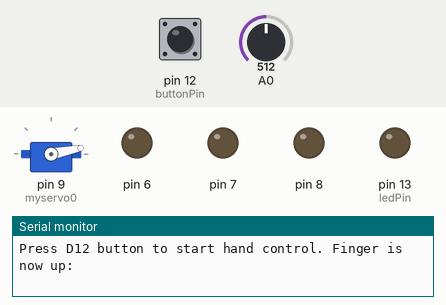
A sketch run on a simulated Arduino Uno, built with avr-gcc and run on an emulated ATmega328P. Shown: servo, output pins drawn as LEDs (lit = HIGH), the last lines printed to the serial monitor. Inputs (shaded band) come from the test bench; at power-on: pin 12 (buttonPin) HIGH, A0 = 512.

Above: at 1.2 s.
1.3 s: pin 12 (buttonPin) pulled LOW for 0.15 s
At 2.4 s:
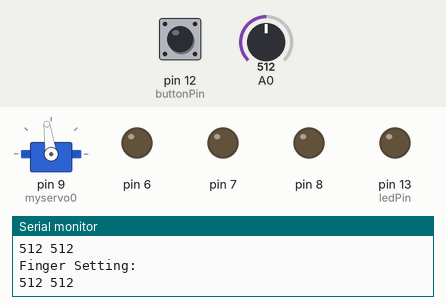
2.9 s: A0 set to 0
At 3.9 s:
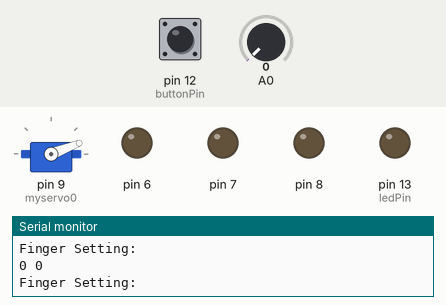
4.5 s: A0 set to 306
At 5.5 s:
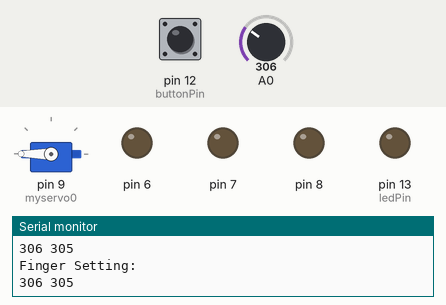
6.0 s: A0 set to 511
At 6.6 s:
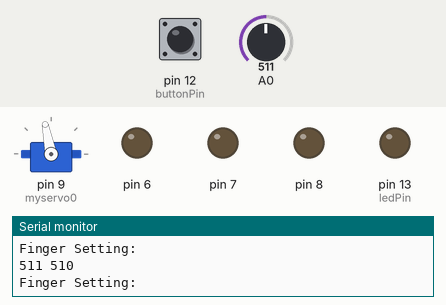
Timing chart, 0 to 8.6 s (numbered marks = the images above; inputs shaded):
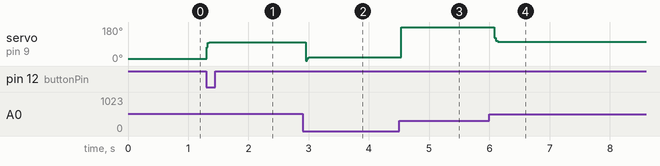

Measured:
- after the input at 1.3 s, servo on pin 9 (myservo0): 11° → 98° at once
- after the input at 2.9 s, servo on pin 9 (myservo0): 98° → 21° after 0.05 s
- after the input at 4.5 s, servo on pin 9 (myservo0): 21° → 180° at once
- after the input at 6.0 s, servo on pin 9 (myservo0): 180° → 101° after 0.08 s

The sketch:

VernierHandControl1.ino
```cpp
/*
VernierHandControl1(v 2018.05)

This sketch was written to control one finger of the  hand described in the Microsoft Hacking STEM hand project.

This version reads a Vernier Low-G Accelerometers (LGA-BTA) sensors connected to the Analog 1 connnector of the Vernier
Arduino Shield. It is read as pin A0 of the Arduino.

This project requires the following hardware:
   - An Arduio Uno or Sparkfun Redboard
   - A Vernier Arduino Shield
   - a Vernier Digital Control Units (DCU-BTA)
   - a 6-volt power supplies such as Vernier LabPro power supplies or CBL2 Power supplies
   - tape for attaching the accelerometer to your finger

The voltage is scaled using the handy Arduino Map function and then the servo motor is controlled.
This version uses Analog 1 (Arduino line A0) to control just one fingers.
There are more complex versions which requires more hardware.

The servo motor ise assumed to be connected to the servo connector of the DCU in the Digital 2 connector of the shield. It is
controlled by Arduino line D9.

 The DCU needs to be connected to 5- volt, LabQues  power suppplY (LQ-PS) to supply the power for the servos.

 This version sets the finger to the up position at the start.
 It has you press the D12 button to get things started. This allows people to
 get the accelerometer in the up position before starting to move
 the servos. This will help avoid wild bending of the straw, which can damage them.
 */

#include <Servo.h>
//only two declared servos needed in this version. One is used for thumb and the other for all fingers
Servo myservo0;  // create servo object to control a servo  for thumb

int fingerStart= 580; //default LGA reading for starting (up) position of the finger
int fingerStop= 450; //default LGA reading for down position of the finger
int fingerSetting;
int fingerSettingAverage=fingerStart ;
//for button control:
int buttonPin= 12; // analog input pin to use as a digital input
int ledPin= 13; // digital output pin for LED 1 indicator
int buttonVal = 0; // value read from button
boolean buttonHasBeenPressed=LOW;

void setup()
{
  Serial.begin(9600);
  pinMode( 6, OUTPUT);
  pinMode( 7, OUTPUT);
  pinMode( 8, OUTPUT);
  pinMode( 9, OUTPUT);
  myservo0.attach(9);// attaches the servo object to a pin. This one uses the servo connector on DCU1, used for thumb

  digitalWrite(6, LOW);
  digitalWrite(7, LOW);
  digitalWrite(8, LOW);;//set unused DCU 2 lines low (to avoid problems caused by the DCU output patters for 13, 14, and 15

  // Set button input pin
  pinMode(buttonPin, INPUT);//pin 12
  digitalWrite(buttonPin, HIGH);//initialize button state
  pinMode(ledPin, OUTPUT);// Set LED output (pin 13)
}

void loop()
{
  if (buttonHasBeenPressed == HIGH) //we have already dealt with the button
    { //This is the code to control the fingers
      fingerSetting= analogRead(0);// note channel A0 is for the finger

      float alpha= 0.7;//factor used in calculating a running averageing
      fingerSettingAverage=alpha*fingerSetting + (1-alpha)*fingerSettingAverage;// calculate running average

      Serial.println("Finger Setting: ");
      Serial.print(fingerSetting);
      Serial.print(" ");
      Serial.println(fingerSettingAverage);
      //delay (300);//slow down so you can read things

      setServos();
     } // end of if

     else
    { //put hand in up position and read the state of the button
      fingerSetting= fingerStart;
      setServos(); //call subroutine to set servos.
      Serial.println("Press D12 button to start hand control. Finger is now up:");
      delay (100);
      //now test for button press:
      buttonVal = digitalRead(buttonPin);// Test for button pressed, button down is low
      if (buttonVal== LOW) buttonHasBeenPressed = HIGH; //button pressed
     }//end of else
} //end of loop

   void setServos()//set servo.  This assumes that the fingerSetting[]
    {                          //is correct and used as a global variable.

      int servoSetting0;//used for finger position
      servoSetting0 = map(fingerSettingAverage,fingerStart, fingerStop, 11, 179);// scale it to match the index finger
      //the last two numbers in the statement above control the range of motion of the servo motor
      myservo0.write (servoSetting0);// set finger position

      /*  //print these out if you want to see servo setting:
      Serial.println("ServoSetting: ");// print these out if you need to for testing.
      Serial.println(servoSetting0);
      delay (300);
      */
    }// end of setServo subroutine
```
